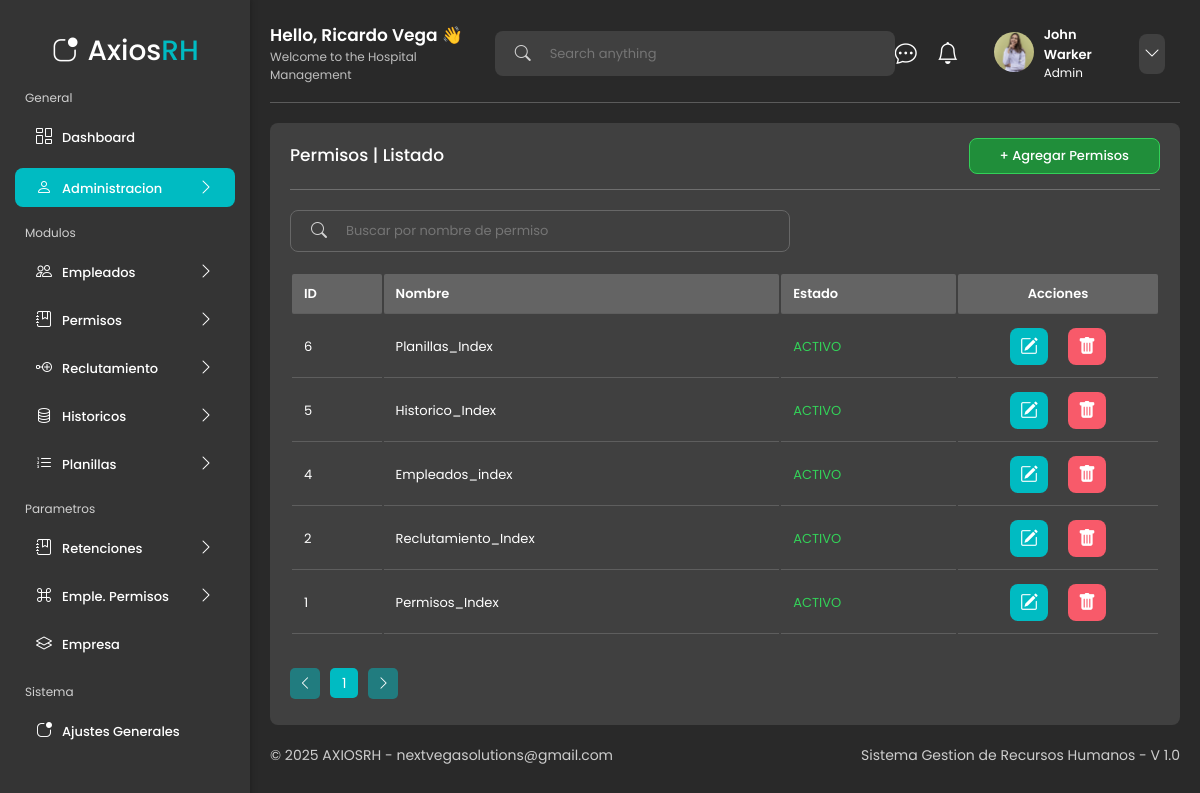
The page /administracion/permisos_admin/ on the database its author committed.
### app/models.py (models this page shows, shortened)
class Permiso(models.Model):
    ESTADO_CHOICES = [
        ('ACTIVO', 'Activo'),
        ('INACTIVO', 'Inactivo'),
    ]
    nombre = models.CharField(max_length=100)
    estado = models.CharField(max_length=10, choices=ESTADO_CHOICES)
    comentarios = models.TextField(blank=True, null=True)
    class Meta:
        verbose_name = "Admin Permiso"
        verbose_name_plural = "Admin Permisos"

### app/views.py (the view)
# urls.py: path("administracion/permisos_admin/", views.permisos_admin, name="permisos_admin"),
def permisos_admin(request):
    query = request.GET.get('buscador', '').strip()
    permisos_list = Permiso.objects.all()
    if query:
        permisos_list = permisos_list.filter(nombre__icontains=query)
    permisos_list = permisos_list.order_by('-id')
    paginator = Paginator(permisos_list, 10)
    page_number = request.GET.get('page')
    permisos = paginator.get_page(page_number)
    return render(request, 'pages/administracion/permisos.html', {
        'title': 'Permisos',
        'permisos': permisos,
        'query': query,
    })

### ui/templates/pages/administracion/permisos.html (shortened to what this page needs)
{% extends 'layouts/dashboard_layout.html' %}
{% load static %}
{% block content %}
<main class="table__principal__datos">
    <section class="table__principal__datos__content">
        <div class="table__left__information">
            <header class="table__left__information__header">
                    <div class="table__left__information__header__title">
                            <h3 class="table__left__information__header__title-text">{{title}} | Listado</h3>
                    </div>
                    <div class="table__left__information__header__link">
                            <a class="table__left__information__header__link-click" href="{% url 'nuevo_permiso'%}">+ Agregar {{title}}</a>
                    </div>
            </header>
            <div class="table__left__information__help">
                <form method="get" class="table__left__information__help__form">
                        <label for="search" class="table__left__information__help__form-label"><i class="bi bi-search"></i></label>
                        <div class="table__left__information__help__form__input">
                                <input
                                class="table__left__information__help__form__input-text"
                                type="search"
                                name="buscador"
                                id="search"
                                placeholder="Buscar por nombre de permiso"
                                value="{{ request.GET.q|default:'' }}"
                                >
                        </div>
                </form>
            </div>
            <table class="table__left__information__table">
                <thead>
                    <tr>
                        <th class="sortable">ID</th>
                        <th class="sortable">Nombre</th>
                        <th class="sortable">Estado</th>
                        <th class="sortable sortable__acciones" style="text-align: center;">Acciones</th>
                    </tr>
                </thead>
                <tbody>
                    {% for permiso in permisos %}
                    <tr>
                        <td>{{ permiso.id }}</td>
                        <td>{{ permiso.nombre }}</td>
                        <td class="status {% if permiso.estado == 'ACTIVO' %}discharge{% else %}transfer{% endif %}">
                            {{ permiso.estado }}
                        </td>
                        <td class="table__left__information__table__acciones">
                            <a href="{% url 'editar_permiso' permiso.id %}" class="editar">
                                <i class="bi bi-pencil-square"></i>
                            </a>
                            <a href="{% url 'eliminar_permiso' permiso.id %}" class="eliminar" data-id="{{ permiso.id }}">
                                <i class="bi bi-trash-fill"></i>
                            </a>
                        </td>
                    </tr>
                    {% empty %}
                    <tr>
                        <td colspan="4">No hay permisos registrados.</td>
                    </tr>
                    {% endfor %}
                </tbody>
            </table>
            <div class="pagination">
                <ul class="pagination_list">
                    <li>
                        {% if permisos.has_previous %}
                            <a href="?page={{ permisos.previous_page_number }}{% if query %}&q={{ query }}{% endif %}">
                                <i class="bi bi-chevron-left"></i>
                            </a>
                        {% else %}
                            <span class="disabled"><i class="bi bi-chevron-left"></i></span>
                        {% endif %}
                    </li>
                    <li>
                        <a href="?page={{ permisos.number }}{% if query %}&q={{ query }}{% endif %}" class="current">
                            {{ permisos.number }}
                        </a>
                    </li>
                    <li>
                        {% if permisos.has_next %}
                            <a href="?page={{ permisos.next_page_number }}{% if query %}&q={{ query }}{% endif %}">
                                <i class="bi bi-chevron-right"></i>
                            </a>
                        {% else %}
                            <span class="disabled"><i class="bi bi-chevron-right"></i></span>
                        {% endif %}
                    </li>
                </ul>
            </div>
        </div>
    </section>
</main>
{% endblock %}

### rows shown on the page
Permiso: id "6", nombre "Planillas_Index", estado "ACTIVO"
Permiso: id "5", nombre "Historico_Index", estado "ACTIVO"
Permiso: id "4", nombre "Empleados_index", estado "ACTIVO"
Permiso: id "2", nombre "Reclutamiento_Index", estado "ACTIVO"
Permiso: id "1", nombre "Permisos_Index", estado "ACTIVO"

### other values the page prints
{{ title }} "Permisos"
{{ permisos.number }} "1"
